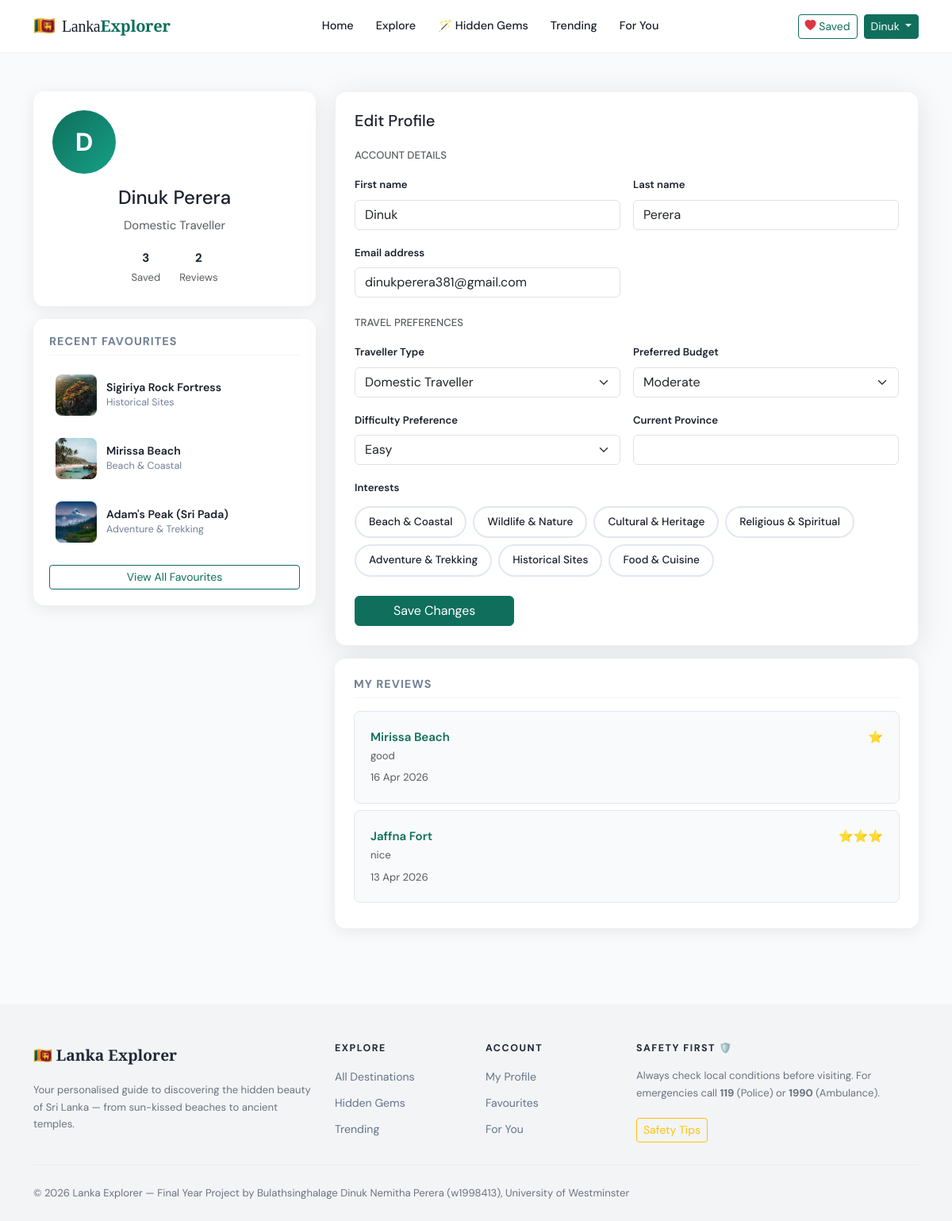
/accounts/profile/ (signed in), run on the app's committed database.
### accounts/models.py (models this page shows, shortened)
class UserProfile(models.Model):
    TRAVELLER_TYPE_CHOICES = [
        ('domestic', 'Domestic Traveller'),
        ('international', 'International Traveller'),
    ]
    INTEREST_CHOICES = [
        ('beach', 'Beach & Coastal'),
        ('wildlife', 'Wildlife & Nature'),
        ('cultural', 'Cultural & Heritage'),
        ('religious', 'Religious & Spiritual'),
        ('adventure', 'Adventure & Trekking'),
        ('historical', 'Historical Sites'),
        ('food', 'Food & Cuisine'),
    ]
    user = models.OneToOneField(User, on_delete=models.CASCADE, related_name='profile')
    bio = models.TextField(max_length=500, blank=True)
    avatar = models.ImageField(upload_to='avatars/', blank=True, null=True)
    traveller_type = models.CharField(max_length=20, choices=TRAVELLER_TYPE_CHOICES, default='domestic')
    nationality = models.CharField(max_length=100, blank=True)
    phone = models.CharField(max_length=20, blank=True)
    preferred_budget = models.CharField(max_length=20, blank=True)
    preferred_difficulty = models.CharField(max_length=20, blank=True)
    interests = models.CharField(max_length=500, blank=True, help_text='Comma-separated interests')
    current_province = models.CharField(max_length=100, blank=True)
    created_at = models.DateTimeField(auto_now_add=True)
    updated_at = models.DateTimeField(auto_now=True)

### destinations/models.py (models this page shows, shortened)
class FavouriteDestination(models.Model):
    user = models.ForeignKey(User, on_delete=models.CASCADE, related_name='favourites')
    destination = models.ForeignKey(Destination, on_delete=models.CASCADE, related_name='favourited_by')
    added_at = models.DateTimeField(auto_now_add=True)
    class Meta:
        unique_together = ('user', 'destination')
        ordering = ['-added_at']

class Destination(models.Model):
    BUDGET_CHOICES = [
        ('free', 'Free'),
        ('budget', 'Budget (< LKR 500)'),
        ('moderate', 'Moderate (LKR 500–2000)'),
        ('premium', 'Premium (LKR 2000+)'),
    ]
    DIFFICULTY_CHOICES = [
        ('easy', 'Easy'),
        ('moderate', 'Moderate'),
        ('challenging', 'Challenging'),
    ]
    name = models.CharField(max_length=200)
    slug = models.SlugField(unique=True, blank=True)
    category = models.ForeignKey(Category, on_delete=models.SET_NULL, null=True, related_name='destinations')
    province = models.ForeignKey(Province, on_delete=models.SET_NULL, null=True, related_name='destinations')
    description = models.TextField()
    short_description = models.CharField(max_length=300)
    latitude = models.FloatField(null=True, blank=True)
    longitude = models.FloatField(null=True, blank=True)
    address = models.CharField(max_length=300, blank=True)
    city = models.CharField(max_length=100, blank=True)
    featured_image = models.ImageField(upload_to='destinations/', blank=True, null=True)
    budget_level = models.CharField(max_length=20, choices=BUDGET_CHOICES, default='moderate')
    difficulty = models.CharField(max_length=20, choices=DIFFICULTY_CHOICES, default='easy')
    best_time_to_visit = models.CharField(max_length=200, blank=True)
    opening_hours = models.CharField(max_length=200, blank=True)
    entry_fee = models.CharField(max_length=100, blank=True)
    requires_dress_code = models.BooleanField(default=False)
    dress_code_description = models.TextField(blank=True)
    is_hidden_gem = models.BooleanField(default=False)
    is_featured = models.BooleanField(default=False)
    is_active = models.BooleanField(default=True)
    safety_notes = models.TextField(blank=True)
    tags = models.CharField(max_length=300, blank=True, help_text='Comma-separated tags')
    view_count = models.PositiveIntegerField(default=0)
    created_at = models.DateTimeField(auto_now_add=True)
    updated_at = models.DateTimeField(auto_now=True)
    class Meta:
        ordering = ['-is_featured', '-view_count', 'name']

class Category(models.Model):
    CATEGORY_CHOICES = [
        ('beach', 'Beach & Coastal'),
        ('wildlife', 'Wildlife & Nature'),
        ('cultural', 'Cultural & Heritage'),
        ('religious', 'Religious & Spiritual'),
        ('adventure', 'Adventure & Trekking'),
        ('historical', 'Historical Sites'),
        ('scenic', 'Scenic & Viewpoints'),
        ('waterfalls', 'Waterfalls'),
        ('food', 'Food & Cuisine'),
    ]
    name = models.CharField(max_length=100)
    slug = models.SlugField(unique=True, blank=True)
    category_type = models.CharField(max_length=50, choices=CATEGORY_CHOICES, default='cultural')
    icon = models.CharField(max_length=50, default='🏛️')
    description = models.TextField(blank=True)
    class Meta:
        verbose_name_plural = 'Categories'
        ordering = ['name']

### reviews/models.py (models this page shows, shortened)
class Review(models.Model):
    destination = models.ForeignKey(
        'destinations.Destination', on_delete=models.CASCADE, related_name='reviews'
    )
    user = models.ForeignKey(User, on_delete=models.CASCADE, related_name='reviews')
    rating = models.PositiveSmallIntegerField(
        validators=[MinValueValidator(1), MaxValueValidator(5)]
    )
    title = models.CharField(max_length=200)
    content = models.TextField()
    visit_date = models.DateField(null=True, blank=True)
    is_approved = models.BooleanField(default=True)  # Admin can moderate
    helpful_count = models.PositiveIntegerField(default=0)
    created_at = models.DateTimeField(auto_now_add=True)
    updated_at = models.DateTimeField(auto_now=True)
    class Meta:
        unique_together = ('destination', 'user')
        ordering = ['-created_at']
    def get_stars(self):
        return range(self.rating)

### accounts/views.py (the view, shortened to what this page needs)
# urls.py: path('profile/', views.profile, name='profile'),
@login_required
def profile(request):
    user = request.user
    profile = user.profile
    user_form = UserUpdateForm(instance=user)
    profile_form = UserProfileForm(instance=profile)
    favourites = FavouriteDestination.objects.filter(user=user).select_related('destination')[:6]
    my_reviews = Review.objects.filter(user=user).select_related('destination')[:5]
    context = {
        'user_form': user_form,
        'profile_form': profile_form,
        'favourites': favourites,
        'my_reviews': my_reviews,
    }
    return render(request, 'accounts/profile.html', context)

### templates/accounts/profile.html (shortened to what this page needs)
{% extends "base/base.html" %}
{% block content %}
<div class="container py-5">
  <div class="row g-4">
    <div class="col-lg-4">
      <div class="profile-card text-center p-4">
        <div class="profile-avatar-lg mx-auto mb-3">
          {% if user.profile.avatar %}
            <img src="{{ user.profile.avatar.url }}" alt="Avatar" class="rounded-circle" width="100" height="100">
          {% else %}
            <div class="avatar-placeholder-lg">{{ user.first_name.0|default:user.username.0|upper }}</div>
          {% endif %}
        </div>
        <h4>{{ user.get_full_name|default:user.username }}</h4>
        <p class="text-muted">{{ user.profile.get_traveller_type_display }}</p>
        <div class="profile-stats d-flex justify-content-center gap-4 mt-3">
          <div><strong>{{ favourites|length }}</strong><br><small class="text-muted">Saved</small></div>
          <div><strong>{{ my_reviews|length }}</strong><br><small class="text-muted">Reviews</small></div>
        </div>
      </div>
      {% if favourites %}
      <div class="info-card mt-3">
        <h6 class="info-card-title">Recent Favourites</h6>
        {% for fav in favourites %}
        <a href="{% url 'destinations:detail' fav.destination.slug %}" class="related-dest-link">
          <div class="related-dest">
            {% if fav.destination.featured_image %}
              <img src="{{ fav.destination.featured_image.url }}" alt="{{ fav.destination.name }}">
            {% else %}
              <div class="related-placeholder">{{ fav.destination.category.icon|default:"🗺️" }}</div>
            {% endif %}
            <div>
              <strong>{{ fav.destination.name }}</strong>
              <small>{{ fav.destination.category.name }}</small>
            </div>
          </div>
        </a>
        {% endfor %}
        <a href="{% url 'destinations:favourites' %}" class="btn btn-sm btn-outline-primary w-100 mt-2">View All Favourites</a>
      </div>
      {% endif %}
    </div>
    <div class="col-lg-8">
      <div class="auth-card p-4">
        <h5 class="mb-4">Edit Profile</h5>
        <form method="POST" enctype="multipart/form-data" novalidate>
          <h6 class="text-muted mb-3 small text-uppercase">Account Details</h6>
          <div class="row g-3 mb-4">
            {% for field in user_form %}
            <div class="col-md-6">
              <label class="form-label small fw-semibold">{{ field.label }}</label>
              {{ field }}
            </div>
            {% endfor %}
          </div>
          <h6 class="text-muted mb-3 small text-uppercase">Travel Preferences</h6>
          <div class="row g-3 mb-4">
            <div class="col-md-6">
              <label class="form-label small fw-semibold">Traveller Type</label>
              {{ profile_form.traveller_type }}
            </div>
            <div class="col-md-6">
              <label class="form-label small fw-semibold">Preferred Budget</label>
              {{ profile_form.preferred_budget }}
            </div>
            <div class="col-md-6">
              <label class="form-label small fw-semibold">Difficulty Preference</label>
              {{ profile_form.preferred_difficulty }}
            </div>
            <div class="col-md-6">
              <label class="form-label small fw-semibold">Current Province</label>
              {{ profile_form.current_province }}
            </div>
            <div class="col-12">
              <label class="form-label small fw-semibold">Interests</label>
              <div class="interests-grid mt-1">
                {% for choice_val, choice_label in profile_form.interests_select.field.choices %}
                <label class="interest-chip">
                  <span>{{ choice_label }}</span>
                </label>
                {% endfor %}
              </div>
            </div>
          </div>
          <button type="submit" class="btn btn-primary px-5">Save Changes</button>
        </form>
      </div>
      {% if my_reviews %}
      <div class="info-card mt-3 p-4">
        <h6 class="info-card-title mb-3">My Reviews</h6>
        {% for review in my_reviews %}
        <div class="review-card mb-2">
          <div class="d-flex justify-content-between">
            <a href="{% url 'destinations:detail' review.destination.slug %}" class="fw-semibold text-decoration-none">{{ review.destination.name }}</a>
            <span>{% for i in review.get_stars %}⭐{% endfor %}</span>
          </div>
          <p class="small text-muted mb-1">{{ review.title }}</p>
          <small class="text-muted">{{ review.created_at|date:"d M Y" }}</small>
        </div>
        {% endfor %}
      </div>
      {% endif %}
    </div>
  </div>
</div>
{% endblock %}

### templates/base/base.html (shortened to what this page needs)
<!DOCTYPE html>
<html lang="en">
<head>
  <link href="https://cdn.jsdelivr.net/npm/bootstrap@5.3.2/dist/css/bootstrap.min.css" rel="stylesheet">
  <link href="https://cdn.jsdelivr.net/npm/bootstrap-icons@1.11.3/font/bootstrap-icons.css" rel="stylesheet">
  <link rel="stylesheet" href="https://unpkg.com/leaflet@1.9.4/dist/leaflet.css" />
  {% load static %}
  <link rel="stylesheet" href="{% static 'css/main.css' %}">
</head>
<body>
<nav class="navbar navbar-expand-lg sticky-top" id="mainNav">
  <div class="container">
    <a class="navbar-brand d-flex align-items-center gap-2" href="{% url 'core:home' %}">
      <span class="brand-icon">🇱🇰</span>
      <span class="brand-text">Lanka<strong>Explorer</strong></span>
    </a>
    <div class="collapse navbar-collapse" id="navMenu">
      <ul class="navbar-nav mx-auto gap-1">
        <li class="nav-item">
          <a class="nav-link {% if request.resolver_match.namespace == 'core' and request.resolver_match.url_name == 'home' %}active{% endif %}" href="{% url 'core:home' %}">Home</a>
        </li>
        <li class="nav-item">
          <a class="nav-link {% if request.resolver_match.namespace == 'destinations' %}active{% endif %}" href="{% url 'destinations:list' %}">Explore</a>
        </li>
        <li class="nav-item">
          <a class="nav-link" href="{% url 'destinations:hidden_gems' %}">🪄 Hidden Gems</a>
        </li>
        <li class="nav-item">
          <a class="nav-link" href="{% url 'recommendations:popular' %}">Trending</a>
        </li>
        {% if user.is_authenticated %}
        <li class="nav-item">
          <a class="nav-link" href="{% url 'recommendations:get_recommendations' %}">For You</a>
        </li>
        {% endif %}
      </ul>
      <div class="d-flex align-items-center gap-2">
        {% if user.is_authenticated %}
          <a href="{% url 'destinations:favourites' %}" class="btn btn-sm btn-outline-primary">
            <i class="bi bi-heart-fill text-danger"></i> Saved
          </a>
          <div class="dropdown">
            <button class="btn btn-sm btn-primary dropdown-toggle" data-bs-toggle="dropdown">
              {{ user.first_name|default:user.username }}
            </button>
          </div>
        {% else %}
          <a href="{% url 'accounts:login' %}" class="btn btn-sm btn-outline-secondary">Login</a>
          <a href="{% url 'accounts:register' %}" class="btn btn-sm btn-primary">Sign Up Free</a>
        {% endif %}
      </div>
    </div>
  </div>
</nav>
<main>
  {% block content %}{% endblock %}
</main>
<footer class="site-footer mt-5">
  <div class="container">
    <div class="row gy-4">
      <div class="col-lg-4">
        <div class="footer-brand mb-3">🇱🇰 <strong>Lanka Explorer</strong></div>
        <p class="text-muted small">Your personalised guide to discovering the hidden beauty of Sri Lanka — from sun-kissed beaches to ancient temples.</p>
      </div>
      <div class="col-lg-2 col-6">
        <h6 class="footer-heading">Explore</h6>
        <ul class="list-unstyled footer-links">
          <li><a href="{% url 'destinations:list' %}">All Destinations</a></li>
          <li><a href="{% url 'destinations:hidden_gems' %}">Hidden Gems</a></li>
          <li><a href="{% url 'recommendations:popular' %}">Trending</a></li>
        </ul>
      </div>
      <div class="col-lg-2 col-6">
        <h6 class="footer-heading">Account</h6>
        <ul class="list-unstyled footer-links">
          {% if user.is_authenticated %}
          <li><a href="{% url 'accounts:profile' %}">My Profile</a></li>
          <li><a href="{% url 'destinations:favourites' %}">Favourites</a></li>
          <li><a href="{% url 'recommendations:get_recommendations' %}">For You</a></li>
          {% else %}
          <li><a href="{% url 'accounts:register' %}">Register</a></li>
          <li><a href="{% url 'accounts:login' %}">Login</a></li>
          {% endif %}
        </ul>
      </div>
      <div class="col-lg-4">
        <h6 class="footer-heading">Safety First 🛡️</h6>
        <p class="text-muted small">Always check local conditions before visiting. For emergencies call <strong>119</strong> (Police) or <strong>1990</strong> (Ambulance).</p>
        <a href="{% url 'core:safety' %}" class="btn btn-sm btn-outline-warning mt-1">Safety Tips</a>
      </div>
    </div>
    <hr class="my-4">
    <div class="d-flex flex-wrap justify-content-between align-items-center gap-2">
      <p class="text-muted small mb-0">© 2026 Lanka Explorer — Final Year Project by Bulathsinghalage Dinuk Nemitha Perera (w1998413), University of Westminster</p>    </div>
  </div>
</footer>
{% load static %}
</body>
</html>

### data on the page
FavouriteDestination: destination.featured_image (picture), destination.name "Sigiriya Rock Fortress", destination.category.name "Historical Sites"
FavouriteDestination: destination.featured_image (picture), destination.name "Mirissa Beach", destination.category.name "Beach & Coastal"
FavouriteDestination: destination.featured_image (picture), destination.name "Adam's Peak (Sri Pada)", destination.category.name "Adventure & Trekking"
UserProfile: traveller_type "Domestic Traveller", preferred_budget "Moderate", preferred_difficulty "Easy"
Review: destination.name "Mirissa Beach", rating 1 (drawn), title "good", created_at "16 Apr 2026"
Review: destination.name "Jaffna Fort", rating 3 (drawn), title "nice", created_at "13 Apr 2026"

### other printed values
{{ user.first_name|default:user.username }} "Dinuk"
{{ user.first_name.0|default:user.username.0|upper }} "D"
{{ user.get_full_name|default:user.username }} "Dinuk Perera"
{{ user.profile.get_traveller_type_display }} "Domestic Traveller"
{{ favourites|length }} "3"
{{ my_reviews|length }} "2"
{{ field.label }} "First name" "Last name" "Email address"
{{ choice_label }} "Beach & Coastal" "Wildlife & Nature" "Cultural & Heritage" "Religious & Spiritual" "Adventure & Trekking" "Historical Sites" "Food & Cuisine"
